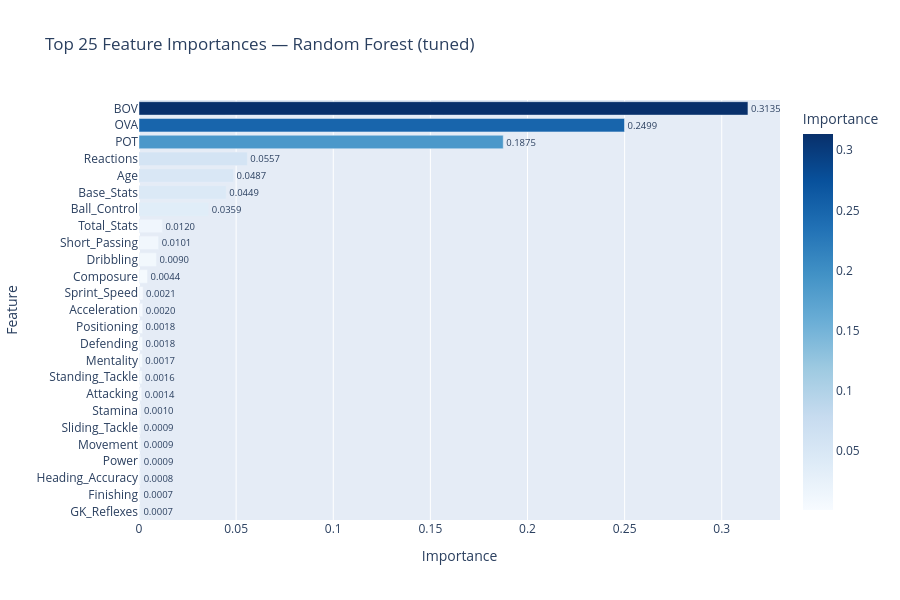

The cell this chart's notebook holds for it:
### Markdown cell above
<a class="anchor" id="7"></a>

# **7. Feature Importance**

[Back to TOC](#toc)

Random Forest and GBT both expose `featureImportances`. We use the tuned RF model here as it provides stable importance estimates.

### Code cell
best_rf_model = cv_model_rf.bestModel.stages[-1]  # RandomForestRegressionModel

# Reconstruct feature names after OHE
# OHE adds N-1 columns per categorical; for simplicity we label them with _ohe_0, _ohe_1, ...
ohe_feature_names = []
for c in categorical_features:
    ohe_model = cv_model_rf.bestModel.stages[
        len(indexers) + categorical_features.index(c)
    ]
    n_cats = ohe_model.categorySizes[0] - 1  # drop last for OHE
    ohe_feature_names += [f"{c}_{i}" for i in range(n_cats)]

feature_names = numeric_features + ohe_feature_names

importances = best_rf_model.featureImportances.toArray()

# Pad / trim to match length if needed
min_len = min(len(feature_names), len(importances))
feat_imp_df = pd.DataFrame({
    "Feature": feature_names[:min_len],
    "Importance": importances[:min_len]
}).sort_values("Importance", ascending=False).head(25)

fig = px.bar(
    feat_imp_df,
    x="Importance", y="Feature",
    orientation="h",
    title="Top 25 Feature Importances — Random Forest (tuned)",
    color="Importance", color_continuous_scale="Blues",
    text="Importance"
)
fig.update_traces(texttemplate='%{text:.4f}', textposition='outside')
fig.update_layout(yaxis={'categoryorder': 'total ascending'}, height=600)
fig.show()

### Figure 1 — Plotly figure (JSON) as saved in the notebook; plotly's stock layout.template omitted (floating-point values rounded to 4 significant figures)
{"data": [{"hovertemplate": "Importance=%{marker.color}<br>Feature=%{y}<extra></extra>", "legendgroup": "", "marker": {"color": [0.3135, 0.2499, 0.1875, 0.05574, 0.04868, 0.0449, 0.03592, 0.01205, 0.0101, 0.008966, 0.004354, 0.002101, 0.001963, 0.001845, 0.00184, 0.001721, 0.001563, 0.00142, 0.0009768, 0.0009481, 0.0009446, 0.0009208, 0.0008422, 0.0007039, 0.000697], "coloraxis": "coloraxis", "pattern": {"shape": ""}}, "name": "", "orientation": "h", "showlegend": false, "text": [0.3135, 0.2499, 0.1875, 0.05574, 0.04868, 0.0449, 0.03592, 0.01205, 0.0101, 0.008966, 0.004354, 0.002101, 0.001963, 0.001845, 0.00184, 0.001721, 0.001563, 0.00142, 0.0009768, 0.0009481, 0.0009446, 0.0009208, 0.0008422, 0.0007039, 0.000697], "textposition": "outside", "texttemplate": "%{text:.4f}", "type": "bar", "x": [0.3135, 0.2499, 0.1875, 0.05574, 0.04868, 0.0449, 0.03592, 0.01205, 0.0101, 0.008966, 0.004354, 0.002101, 0.001963, 0.001845, 0.00184, 0.001721, 0.001563, 0.00142, 0.0009768, 0.0009481, 0.0009446, 0.0009208, 0.0008422, 0.0007039, 0.000697], "xaxis": "x", "y": ["BOV", "OVA", "POT", "Reactions", "Age", "Base_Stats", "Ball_Control", "Total_Stats", "Short_Passing", "Dribbling", "Composure", "Sprint_Speed", "Acceleration", "Positioning", "Defending", "Mentality", "Standing_Tackle", "Attacking", "Stamina", "Sliding_Tackle", "Movement", "Power", "Heading_Accuracy", "Finishing", "GK_Reflexes"], "yaxis": "y"}], "layout": {"barmode": "relative", "coloraxis": {"colorbar": {"title": {"text": "Importance"}}, "colorscale": [[0, "rgb(247,251,255)"], [0.125, "rgb(222,235,247)"], [0.25, "rgb(198,219,239)"], [0.375, "rgb(158,202,225)"], [0.5, "rgb(107,174,214)"], [0.625, "rgb(66,146,198)"], [0.75, "rgb(33,113,181)"], [0.875, "rgb(8,81,156)"], [1, "rgb(8,48,107)"]]}, "height": 600, "legend": {"tracegroupgap": 0}, "title": {"text": "Top 25 Feature Importances — Random Forest (tuned)"}, "xaxis": {"anchor": "y", "domain": [0, 1], "title": {"text": "Importance"}}, "yaxis": {"anchor": "x", "categoryorder": "total ascending", "domain": [0, 1], "title": {"text": "Feature"}}}}
